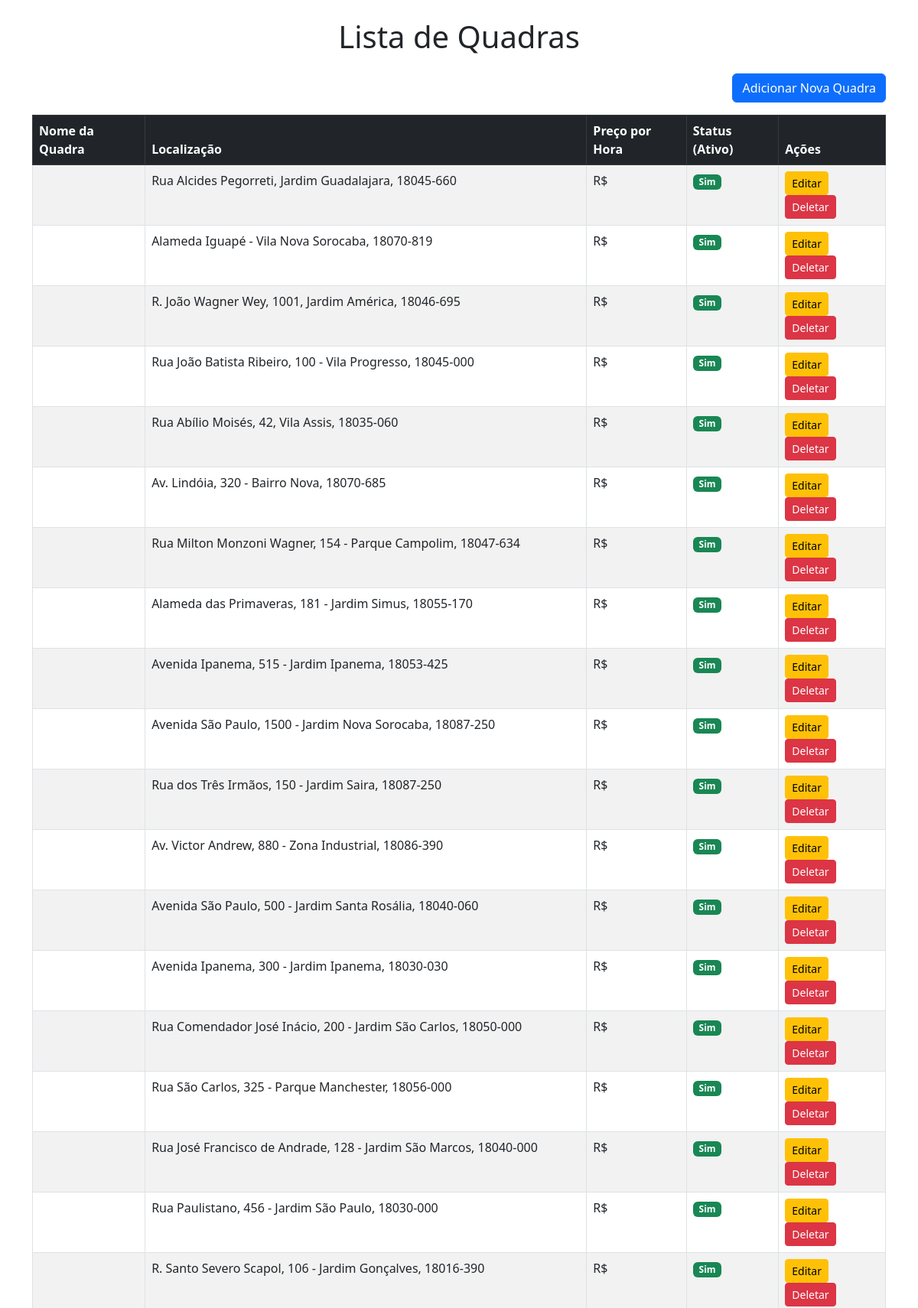
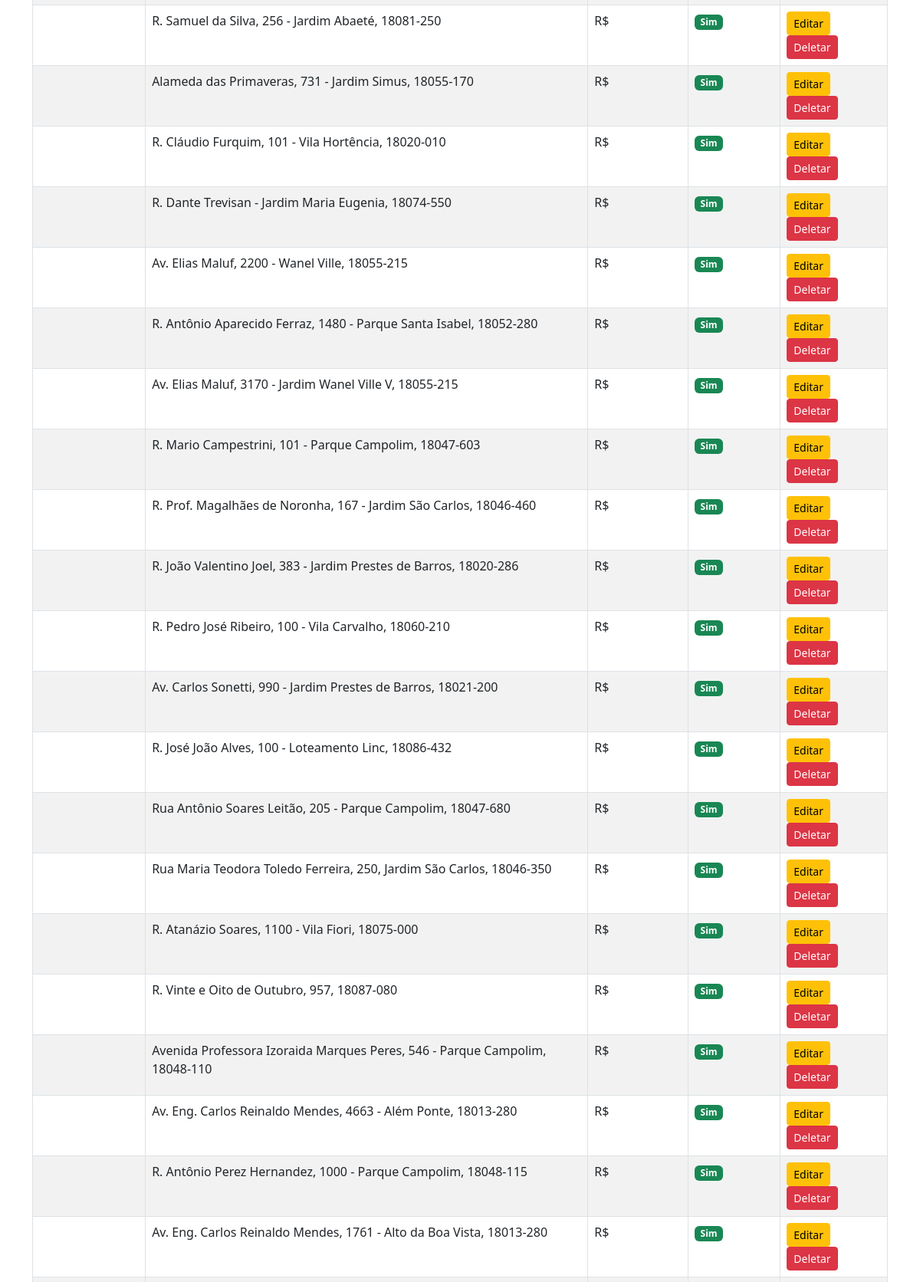
The page / (upper part) on the database its author committed (2 pictures, top to bottom).
### tables this page shows
CREATE TABLE Quadras (ID_Quadra INTEGER PRIMARY KEY AUTOINCREMENT, NomeQuadra TEXT NOT NULL UNIQUE, Localizacao TEXT NOT NULL UNIQUE, Cidade STRING, Ativo TEXT CHECK (Ativo IN ('Y', 'N')) DEFAULT 'Y');

### Controllers/QuadrasController.py (the view)
@quadrasController.route('/')
def index():
    conn = get_db_connection()
    quadras = conn.execute('SELECT * FROM Quadras').fetchall()
    conn.close()
    return render_template('index.html', quadras=quadras)

### Controllers/QuadrasController.py (called while the page is built)
def get_db_connection():
    conn = sqlite3.connect(DB_PATH)
    conn.row_factory = sqlite3.Row
    return conn

### Templates/index.html (shortened to what this page needs)
<!DOCTYPE html>
<html lang="pt-BR">
<head>
    <link href="https://cdn.jsdelivr.net/npm/bootstrap@5.3.0/dist/css/bootstrap.min.css" rel="stylesheet">
</head>
<body class="container my-4">
    <h1 class="text-center mb-4">Lista de Quadras</h1>
    <div class="d-flex justify-content-end mb-3">
        <a href="{{ url_for('quadras.add_quadra') }}" class="btn btn-primary">Adicionar Nova Quadra</a>
    </div>
    <table class="table table-striped table-bordered">
        <thead class="table-dark">
            <tr>
                <th>Nome da Quadra</th>
                <th>Localização</th>
                <th>Preço por Hora</th>
                <th>Status (Ativo)</th>
                <th>Ações</th>
            </tr>
        </thead>
        <tbody>
            {% for quadra in quadras %}
            <tr>
                <td>{{ quadra['Nome_Quadra'] }}</td>
                <td>{{ quadra['Localizacao'] }}</td>
                <td>R$ {{ quadra['Preco_Hora'] }}</td>
                <td>
                    {% if quadra['Ativo'] == 'Y' %}
                        <span class="badge bg-success">Sim</span>
                    {% else %}
                        <span class="badge bg-danger">Não</span>
                    {% endif %}
                </td>
                <td>
                    <a href="{{ url_for('quadras.edit_quadra', id=quadra['ID_Quadra']) }}" class="btn btn-warning btn-sm">Editar</a>
                    <form action="{{ url_for('quadras.delete_quadra', id=quadra['ID_Quadra']) }}" method="post" class="d-inline">
                        <button type="submit" class="btn btn-danger btn-sm">Deletar</button>
                    </form>
                </td>
            </tr>
            {% endfor %}
        </tbody>
    </table>
</body>
</html>

### rows shown on the page
Quadras: Localizacao "Rua Alcides Pegorreti, Jardim Guadalajara, 18045-660", Ativo "Sim"
Quadras: Localizacao "Alameda Iguapé - Vila Nova Sorocaba, 18070-819", Ativo "Sim"
Quadras: Localizacao "R. João Wagner Wey, 1001, Jardim América, 18046-695", Ativo "Sim"
Quadras: Localizacao "Rua João Batista Ribeiro, 100 - Vila Progresso, 18045-000", Ativo "Sim"
Quadras: Localizacao "Rua Abílio Moisés, 42, Vila Assis, 18035-060", Ativo "Sim"
Quadras: Localizacao "Av. Lindóia, 320 - Bairro Nova, 18070-685", Ativo "Sim"
Quadras: Localizacao "Rua Milton Monzoni Wagner, 154 - Parque Campolim, 18047-634", Ativo "Sim"
Quadras: Localizacao "Alameda das Primaveras, 181 - Jardim Simus, 18055-170", Ativo "Sim"
Quadras: Localizacao "Avenida Ipanema, 515 - Jardim Ipanema, 18053-425", Ativo "Sim"
Quadras: Localizacao "Avenida São Paulo, 1500 - Jardim Nova Sorocaba, 18087-250", Ativo "Sim"
Quadras: Localizacao "Rua dos Três Irmãos, 150 - Jardim Saira, 18087-250", Ativo "Sim"
Quadras: Localizacao "Av. Victor Andrew, 880 - Zona Industrial, 18086-390", Ativo "Sim"
Quadras: Localizacao "Avenida São Paulo, 500 - Jardim Santa Rosália, 18040-060", Ativo "Sim"
Quadras: Localizacao "Avenida Ipanema, 300 - Jardim Ipanema, 18030-030", Ativo "Sim"
Quadras: Localizacao "Rua Comendador José Inácio, 200 - Jardim São Carlos, 18050-000", Ativo "Sim"
Quadras: Localizacao "Rua São Carlos, 325 - Parque Manchester, 18056-000", Ativo "Sim"
Quadras: Localizacao "Rua José Francisco de Andrade, 128 - Jardim São Marcos, 18040-000", Ativo "Sim"
Quadras: Localizacao "Rua Paulistano, 456 - Jardim São Paulo, 18030-000", Ativo "Sim"
Quadras: Localizacao "R. Santo Severo Scapol, 106 - Jardim Gonçalves, 18016-390", Ativo "Sim"
Quadras: Localizacao "R. Samuel da Silva, 256 - Jardim Abaeté, 18081-250", Ativo "Sim"
Quadras: Localizacao "Alameda das Primaveras, 731 - Jardim Simus, 18055-170", Ativo "Sim"
Quadras: Localizacao "R. Cláudio Furquim, 101 - Vila Hortência, 18020-010", Ativo "Sim"
Quadras: Localizacao "R. Dante Trevisan - Jardim Maria Eugenia, 18074-550", Ativo "Sim"
Quadras: Localizacao "Av. Elias Maluf, 2200 - Wanel Ville, 18055-215", Ativo "Sim"
Quadras: Localizacao "R. Antônio Aparecido Ferraz, 1480 - Parque Santa Isabel, 18052-280", Ativo "Sim"
Quadras: Localizacao "Av. Elias Maluf, 3170 - Jardim Wanel Ville V, 18055-215", Ativo "Sim"
Quadras: Localizacao "R. Mario Campestrini, 101 - Parque Campolim, 18047-603", Ativo "Sim"
Quadras: Localizacao "R. Prof. Magalhães de Noronha, 167 - Jardim São Carlos, 18046-460", Ativo "Sim"
Quadras: Localizacao "R. João Valentino Joel, 383 - Jardim Prestes de Barros, 18020-286", Ativo "Sim"
Quadras: Localizacao "R. Pedro José Ribeiro, 100 - Vila Carvalho, 18060-210", Ativo "Sim"
Quadras: Localizacao "Av. Carlos Sonetti, 990 - Jardim Prestes de Barros, 18021-200", Ativo "Sim"
Quadras: Localizacao "R. José João Alves, 100 - Loteamento Linc, 18086-432", Ativo "Sim"
Quadras: Localizacao "Rua Antônio Soares Leitão, 205 - Parque Campolim, 18047-680", Ativo "Sim"
Quadras: Localizacao "Rua Maria Teodora Toledo Ferreira, 250, Jardim São Carlos, 18046-350", Ativo "Sim"
Quadras: Localizacao "R. Atanázio Soares, 1100 - Vila Fiori, 18075-000", Ativo "Sim"
Quadras: Localizacao "R. Vinte e Oito de Outubro, 957, 18087-080", Ativo "Sim"
Quadras: Localizacao "Avenida Professora Izoraida Marques Peres, 546 - Parque Campolim, 18048-110", Ativo "Sim"
Quadras: Localizacao "Av. Eng. Carlos Reinaldo Mendes, 4663 - Além Ponte, 18013-280", Ativo "Sim"
Quadras: Localizacao "R. Antônio Perez Hernandez, 1000 - Parque Campolim, 18048-115", Ativo "Sim"
Quadras: Localizacao "Av. Eng. Carlos Reinaldo Mendes, 1761 - Alto da Boa Vista, 18013-280", Ativo "Sim"
